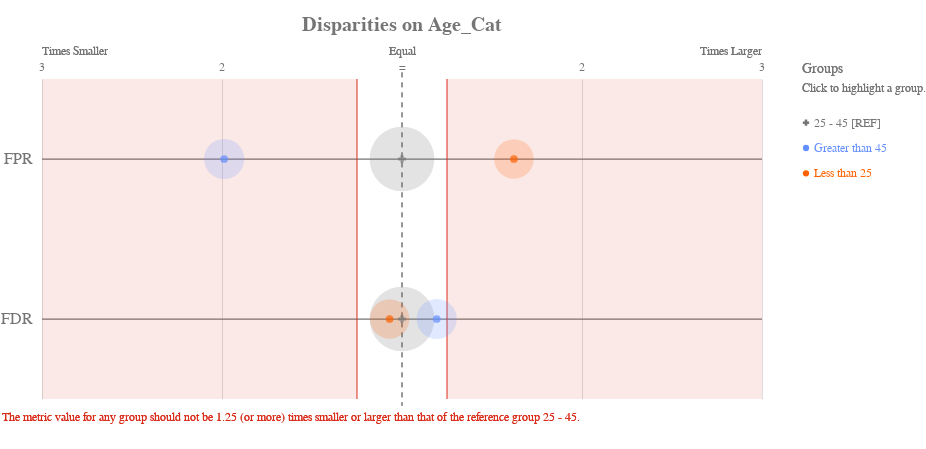

The notebook cell this image was saved under:
### Markdown cell above
### Check for disparities in Age Categories

### Code cell
ap.disparity(bdf, metrics, 'age_cat', fairness_threshold = disparity_tolerance)

### Figure 1 — Vega-Lite specification as saved in the notebook (floating-point values rounded to 4 significant figures)
{"config": {"view": {"continuousWidth": 400, "continuousHeight": 300, "strokeWidth": 0}, "axisLeft": {"labelColor": "rgb(117,117,117)", "labelFont": "Arial", "labelFontSize": 16}, "title": {"align": "center", "baseline": "middle", "color": "rgb(117,117,117)", "font": "Arial", "fontSize": 20, "fontWeight": "bold"}}, "layer": [{"data": {"name": "data-99e6e85d8dec8831ad6997b70771f4a9"}, "mark": {"type": "rule", "stroke": "rgb(117,117,117)", "strokeWidth": 1.25, "tooltip": ""}, "encoding": {"x": {"type": "quantitative", "field": "x", "scale": {"domain": [-2, 2], "range": [40.0, 760.0]}}, "x2": {"field": "x2"}, "y": {"type": "nominal", "axis": {"domain": false, "labelAngle": 0, "labelPadding": -30, "orient": "left", "ticks": false, "title": ""}, "field": "metric", "scale": {"domain": ["FPR", "FDR"], "range": [40.0, 360.0]}}}}, {"data": {"name": "data-79dd248bdaa0ea02c535240e8ad022c8"}, "mark": {"type": "rule", "stroke": "rgb(117,117,117)", "strokeDash": [5, 5], "strokeWidth": 1}, "encoding": {"tooltip": {"value": "25 - 45 [REF]"}, "x": {"value": 400.0}, "y": {"value": 33.33}, "y2": {"value": 366.7}}}, {"data": {"name": "data-c233327f4cd9b4c2df31bf8015c83e4a"}, "mark": {"type": "text", "align": "center", "color": "rgb(117,117,117)", "font": "Arial", "fontSize": 12, "fontWeight": "normal", "tooltip": ""}, "encoding": {"text": {"type": "nominal", "field": "label"}, "x": {"type": "quantitative", "field": "value", "scale": {"domain": [-2, 2], "range": [40.0, 760.0]}}, "y": {"value": 28.0}}}, {"layer": [{"mark": {"type": "text", "align": "left", "fill": "rgb(117,117,117)", "font": "Arial", "fontSize": 12, "fontWeight": "normal", "tooltip": ""}, "encoding": {"text": {"value": "Times Smaller"}, "x": {"value": 40.0}, "y": {"value": 12.0}}}, {"mark": {"type": "text", "align": "right", "fill": "rgb(117,117,117)", "font": "Arial", "fontSize": 12, "fontWeight": "normal", "tooltip": ""}, "encoding": {"text": {"value": "Times Larger"}, "x": {"value": 760.0}, "y": {"value": 12.0}}}, {"mark": {"type": "text", "align": "center", "fill": "rgb(117,117,117)", "font": "Arial", "fontSize": 12, "fontWeight": "normal", "tooltip": ""}, "encoding": {"text": {"value": "Equal"}, "x": {"value": 400.0}, "y": {"value": 12.0}}}], "data": {"name": "data-79dd248bdaa0ea02c535240e8ad022c8"}}, {"layer": [{"mark": {"type": "rule", "opacity": 0.8, "stroke": "rgb(217, 46, 28)", "strokeWidth": 1.25, "tooltip": ""}, "encoding": {"x": {"type": "quantitative", "field": "min", "scale": {"domain": [-2, 2], "range": [40.0, 760.0]}}, "y": {"value": 40.0}, "y2": {"value": 360.0}}}, {"mark": {"type": "rule", "opacity": 0.8, "stroke": "rgb(217, 46, 28)", "strokeWidth": 1.25, "tooltip": ""}, "encoding": {"x": {"type": "quantitative", "field": "max", "scale": {"domain": [-2, 2], "range": [40.0, 760.0]}}, "y": {"value": 40.0}, "y2": {"value": 360.0}}}, {"layer": [{"mark": {"type": "rect", "fill": "rgb(217, 46, 28)", "opacity": 0.1, "tooltip": ""}, "encoding": {"x": {"type": "quantitative", "field": "min", "scale": {"domain": [-2, 2], "range": [40.0, 760.0]}}, "x2": {"field": "lower_end"}, "y": {"value": 40.0}, "y2": {"value": 360.0}}}, {"mark": {"type": "rect", "fill": "rgb(217, 46, 28)", "opacity": 0.1, "tooltip": ""}, "encoding": {"x": {"type": "quantitative", "field": "max", "scale": {"domain": [-2, 2], "range": [40.0, 760.0]}}, "x2": {"field": "upper_end"}, "y": {"value": 40.0}, "y2": {"value": 360.0}}}]}, {"data": {"name": "data-79dd248bdaa0ea02c535240e8ad022c8"}, "mark": {"type": "text", "align": "left", "baseline": "top", "fill": "rgb(217, 46, 28)", "font": "Arial", "fontSize": 12, "fontWeight": "normal", "tooltip": ""}, "encoding": {"text": {"value": "The metric value for any group should not be 1.25 (or more) times smaller or larger than that of the reference group 25 - 45."}, "x": {"value": 0}, "y": {"value": 373.3}}}], "data": {"name": "data-feb20f5d4dfe62687617135ffee93d46"}}, {"layer": [{"mark": "circle"}, {"data": {"name": "data-c5fcec4d0b05c4530fe149fbb967fb54"}, "mark": {"type": "circle", "opacity": 0.2}, "encoding": {"color": {"condition": {"type": "nominal", "field": "attribute_value", "legend": null, "scale": {"domain": ["25 - 45", "Greater than 45", "Less than 25"], "range": ["rgb(117,117,117)", "rgb(100, 143, 255)", "rgb(254, 97, 0)", "rgb(220, 38, 127)", "rgb(255, 176, 0)", "rgb(120, 94, 240)"]}, "selection": "selector025"}, "value": "rgb(224,224,224)"}, "size": {"type": "quantitative", "field": "group_size", "legend": null, "scale": {"domain": [0, 4931.0], "range": [0, 5027.0]}}, "tooltip": [{"type": "nominal", "field": "attribute_value", "title": "Group"}, {"type": "nominal", "field": "tooltip_group_size", "title": "Group Size"}, {"type": "nominal", "field": "tooltip_disparity_explanation_fpr", "title": "Disparity"}, {"type": "quantitative", "field": "fpr", "format": ".2f", "title": "FPR"}], "x": {"type": "quantitative", "axis": {"domain": false, "labels": false, "ticks": false, "title": null, "values": [1, 2, -2, -1]}, "field": "fpr_disparity_scaled", "scale": {"domain": [-2, 2], "range": [40.0, 760.0]}}, "y": {"type": "nominal", "axis": {"domain": false, "grid": false, "labels": false, "ticks": false, "title": " "}, "field": "metric_variable", "scale": {"domain": ["FPR", "FDR"], "range": [40.0, 360.0]}}}, "selection": {"selector027": {"type": "multi", "empty": "all", "fields": ["attribute_value"]}}, "transform": [{"calculate": "'FPR'", "as": "metric_variable"}]}, {"data": {"name": "data-c5fcec4d0b05c4530fe149fbb967fb54"}, "mark": {"type": "circle", "opacity": 0.2}, "encoding": {"color": {"condition": {"type": "nominal", "field": "attribute_value", "legend": null, "scale": {"domain": ["25 - 45", "Greater than 45", "Less than 25"], "range": ["rgb(117,117,117)", "rgb(100, 143, 255)", "rgb(254, 97, 0)", "rgb(220, 38, 127)", "rgb(255, 176, 0)", "rgb(120, 94, 240)"]}, "selection": "selector025"}, "value": "rgb(224,224,224)"}, "size": {"type": "quantitative", "field": "group_size", "legend": null, "scale": {"domain": [0, 4931.0], "range": [0, 5027.0]}}, "tooltip": [{"type": "nominal", "field": "attribute_value", "title": "Group"}, {"type": "nominal", "field": "tooltip_group_size", "title": "Group Size"}, {"type": "nominal", "field": "tooltip_disparity_explanation_fdr", "title": "Disparity"}, {"type": "quantitative", "field": "fdr", "format": ".2f", "title": "FDR"}], "x": {"type": "quantitative", "axis": {"domain": false, "labels": false, "ticks": false, "title": null, "values": [1, 2, -2, -1]}, "field": "fdr_disparity_scaled", "scale": {"domain": [-2, 2], "range": [40.0, 760.0]}}, "y": {"type": "nominal", "axis": {"domain": false, "grid": false, "labels": false, "ticks": false, "title": " "}, "field": "metric_variable", "scale": {"domain": ["FPR", "FDR"], "range": [40.0, 360.0]}}}, "selection": {"selector029": {"type": "multi", "empty": "all", "fields": ["attribute_value"]}}, "transform": [{"calculate": "'FDR'", "as": "metric_variable"}]}, {"layer": [{"mark": "point"}, {"data": {"name": "data-c5fcec4d0b05c4530fe149fbb967fb54"}, "mark": {"type": "point", "filled": true, "size": 60}, "encoding": {"color": {"condition": {"type": "nominal", "field": "attribute_value", "legend": null, "scale": {"domain": ["25 - 45", "Greater than 45", "Less than 25"], "range": ["rgb(117,117,117)", "rgb(100, 143, 255)", "rgb(254, 97, 0)", "rgb(220, 38, 127)", "rgb(255, 176, 0)", "rgb(120, 94, 240)"]}, "selection": "selector025"}, "value": "rgb(224,224,224)"}, "shape": {"type": "nominal", "field": "attribute_value", "legend": null, "scale": {"domain": ["25 - 45", "Greater than 45", "Less than 25"], "range": ["cross", "circle", "circle"]}}, "tooltip": [{"type": "nominal", "field": "attribute_value", "title": "Group"}, {"type": "nominal", "field": "tooltip_group_size", "title": "Group Size"}, {"type": "nominal", "field": "tooltip_disparity_explanation_fpr", "title": "Disparity"}, {"type": "quantitative", "field": "fpr", "format": ".2f", "title": "FPR"}], "x": {"type": "quantitative", "axis": {"domain": false, "labels": false, "ticks": false, "title": null, "values": [1, 2, -2, -1]}, "field": "fpr_disparity_scaled", "scale": {"domain": [-2, 2], "range": [40.0, 760.0]}}, "y": {"type": "nominal", "axis": {"domain": false, "grid": false, "labels": false, "ticks": false, "title": " "}, "field": "metric_variable", "scale": {"domain": ["FPR", "FDR"], "range": [40.0, 360.0]}}}, "selection": {"selector026": {"type": "multi", "empty": "all", "fields": ["attribute_value"]}}, "transform": [{"calculate": "'FPR'", "as": "metric_variable"}]}, {"data": {"name": "data-c5fcec4d0b05c4530fe149fbb967fb54"}, "mark": {"type": "point", "filled": true, "size": 60}, "encoding": {"color": {"condition": {"type": "nominal", "field": "attribute_value", "legend": null, "scale": {"domain": ["25 - 45", "Greater than 45", "Less than 25"], "range": ["rgb(117,117,117)", "rgb(100, 143, 255)", "rgb(254, 97, 0)", "rgb(220, 38, 127)", "rgb(255, 176, 0)", "rgb(120, 94, 240)"]}, "selection": "selector025"}, "value": "rgb(224,224,224)"}, "shape": {"type": "nominal", "field": "attribute_value", "legend": null, "scale": {"domain": ["25 - 45", "Greater than 45", "Less than 25"], "range": ["cross", "circle", "circle"]}}, "tooltip": [{"type": "nominal", "field": "attribute_value", "title": "Group"}, {"type": "nominal", "field": "tooltip_group_size", "title": "Group Size"}, {"type": "nominal", "field": "tooltip_disparity_explanation_fdr", "title": "Disparity"}, {"type": "quantitative", "field": "fdr", "format": ".2f", "title": "FDR"}], "x": {"type": "quantitative", "axis": {"domain": false, "labels": false, "ticks": false, "title": null, "values": [1, 2, -2, -1]}, "field": "fdr_disparity_scaled", "scale": {"domain": [-2, 2], "range": [40.0, 760.0]}}, "y": {"type": "nominal", "axis": {"domain": false, "grid": false, "labels": false, "ticks": false, "title": " "}, "field": "metric_variable", "scale": {"domain": ["FPR", "FDR"], "range": [40.0, 360.0]}}}, "selection": {"selector028": {"type": "multi", "empty": "all", "fields": ["attribute_value"]}}, "transform": [{"calculate": "'FDR'", "as": "metric_variable"}]}]}]}, {"layer": [{"mark": {"type": "point", "filled": true, "opacity": 1, "size": 39.48}, "encoding": {"color": {"condition": {"type": "nominal", "field": "attribute_value", "legend": null, "scale": {"domain": ["25 - 45", "Greater than 45", "Less than 25"], "range": ["rgb(117,117,117)", "rgb(100, 143, 255)", "rgb(254, 97, 0)", "rgb(220, 38, 127)", "rgb(255, 176, 0)", "rgb(120, 94, 240)"]}, "selection": "selector025"}, "value": "rgb(224,224,224)"}, "shape": {"type": "nominal", "field": "attribute_value", "legend": null, "scale": {"domain": ["25 - 45", "Greater than 45", "Less than 25"], "range": ["cross", "circle", "circle"]}}, "x": {"value": 804}, "y": {"type": "nominal", "axis": {"domain": false, "grid": false, "labels": false, "ticks": false, "title": " "}, "field": "attribute_value", "scale": {"domain": ["25 - 45", "Greater than 45", "Less than 25"], "range": [71, 147]}}}, "selection": {"selector025": {"type": "multi", "empty": "all", "fields": ["attribute_value"]}}}, {"mark": {"type": "text", "align": "left", "baseline": "middle", "font": "Arial", "fontSize": 12, "fontWeight": "normal"}, "encoding": {"color": {"condition": {"type": "nominal", "field": "attribute_value", "legend": null, "scale": {"domain": ["25 - 45", "Greater than 45", "Less than 25"], "range": ["rgb(117,117,117)", "rgb(100, 143, 255)", "rgb(254, 97, 0)", "rgb(220, 38, 127)", "rgb(255, 176, 0)", "rgb(120, 94, 240)"]}, "selection": "selector025"}, "value": "rgb(224,224,224)"}, "text": {"type": "nominal", "field": "label"}, "x": {"value": 812}, "y": {"type": "nominal", "axis": {"domain": false, "grid": false, "labels": false, "ticks": false, "title": " "}, "field": "attribute_value", "scale": {"domain": ["25 - 45", "Greater than 45", "Less than 25"], "range": [71, 147]}}}, "selection": {"selector030": {"type": "multi", "empty": "all", "fields": ["attribute_value"]}}}, {"data": {"name": "data-79dd248bdaa0ea02c535240e8ad022c8"}, "mark": {"type": "text", "align": "left", "baseline": "middle", "color": "rgb(117,117,117)", "font": "Arial", "fontSize": 12, "fontWeight": "normal"}, "encoding": {"text": {"value": "Click to highlight a group."}, "x": {"value": 800}, "y": {"value": 49}}}, {"data": {"name": "data-79dd248bdaa0ea02c535240e8ad022c8"}, "mark": {"type": "text", "align": "left", "baseline": "middle", "color": "rgb(117,117,117)", "font": "Arial", "fontSize": 14, "fontWeight": "normal"}, "encoding": {"text": {"value": "Groups"}, "x": {"value": 800}, "y": {"value": 30}}}], "data": {"name": "data-8ae729f79f224d7c661f39ca30ebb19e"}}], "height": 400, "padding": {"top": 15, "bottom": 10}, "resolve": {"scale": {"size": "independent", "y": "independent"}}, "title": "Disparities on Age_Cat", "width": 800, "$schema": "https://vega.github.io/schema/vega-lite/v4.8.1.json", "datasets": {"data-99e6e85d8dec8831ad6997b70771f4a9": [{"metric": "FPR", "x": -2, "x2": 2}, {"metric": "FDR", "x": -2, "x2": 2}], "data-79dd248bdaa0ea02c535240e8ad022c8": [{"a": 1, "b": 0}, {"a": 1, "b": 0}], "data-c233327f4cd9b4c2df31bf8015c83e4a": [{"value": 1, "label": 2}, {"value": 2, "label": 3}, {"value": -2, "label": 3}, {"value": -1, "label": 2}, {"value": 0, "label": "="}], "data-feb20f5d4dfe62687617135ffee93d46": [{"min": -0.25, "max": 0.25, "lower_end": -2, "upper_end": 2}], "data-c5fcec4d0b05c4530fe149fbb967fb54": [{"attribute_name": "age_cat", "attribute_value": "25 - 45", "group_size": 4109, "total_entities": 7214, "fpr": 0.3338, "fdr": 0.3851, "fpr_disparity": 1.0, "fdr_disparity": 1.0, "fpr_disparity_scaled": 0.0, "fdr_disparity_scaled": 0.0, "tooltip_group_size": "4,109 (56.96%)", "tooltip_disparity_explanation_fpr": "Reference group", "tooltip_disparity_explanation_fdr": "Reference group"}, {"attribute_name": "age_cat", "attribute_value": "Greater than 45", "group_size": 1576, "total_entities": 7214, "fpr": 0.1679, "fdr": 0.4594, "fpr_disparity": 0.503, "fdr_disparity": 1.193, "fpr_disparity_scaled": -0.9879, "fdr_disparity_scaled": 0.1928, "tooltip_group_size": "1,576 (21.85%)", "tooltip_disparity_explanation_fpr": "1.99 times smaller FPR than the reference group", "tooltip_disparity_explanation_fdr": "1.19 times larger FDR than the reference group"}, {"attribute_name": "age_cat", "attribute_value": "Less than 25", "group_size": 1529, "total_entities": 7214, "fpr": 0.5414, "fdr": 0.3604, "fpr_disparity": 1.622, "fdr_disparity": 0.9357, "fpr_disparity_scaled": 0.6219, "fdr_disparity_scaled": -0.06875, "tooltip_group_size": "1,529 (21.19%)", "tooltip_disparity_explanation_fpr": "1.62 times larger FPR than the reference group", "tooltip_disparity_explanation_fdr": "1.07 times smaller FDR than the reference group"}], "data-8ae729f79f224d7c661f39ca30ebb19e": [{"attribute_value": "25 - 45", "label": "25 - 45 [REF]"}, {"attribute_value": "Greater than 45", "label": "Greater than 45"}, {"attribute_value": "Less than 25", "label": "Less than 25"}]}}
